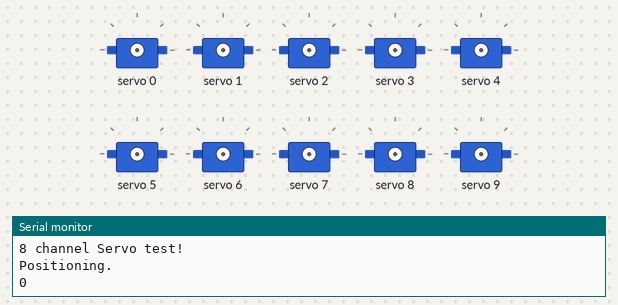
Simulated run of this sketch. Board: Arduino Uno, built with avr-gcc and run on an emulated ATmega328P. Parts: 10 × servo, the last lines printed to the serial monitor.

Above: at 0.05 s.
At 2.05 s:
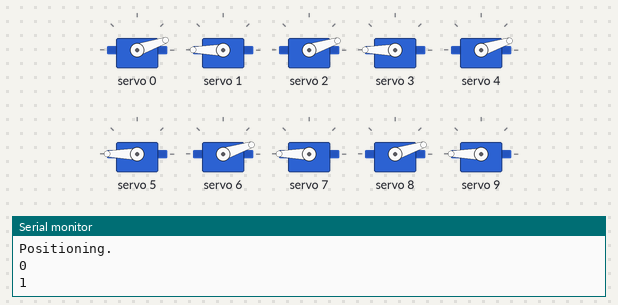
At 4.15 s:
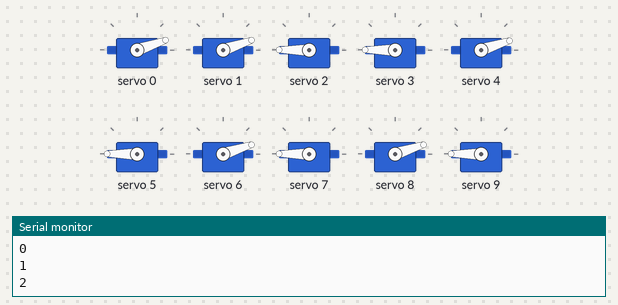
At 8.35 s:
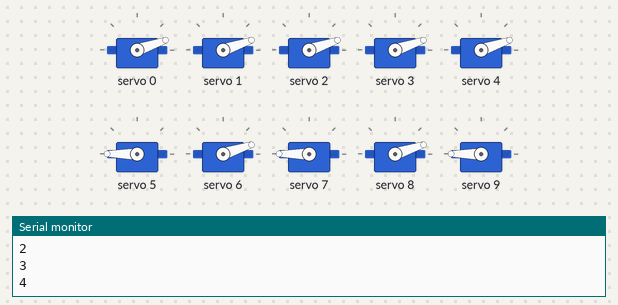
At 12.45 s:
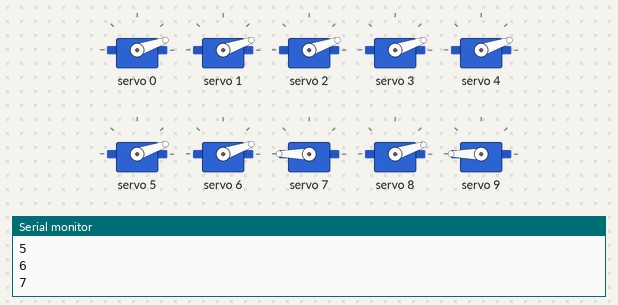
At 16.65 s:
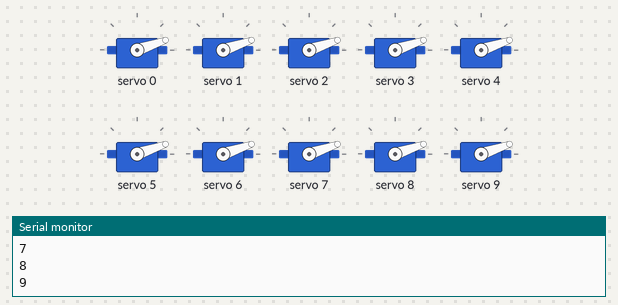
Timing chart, 0 to 21.8 s (numbered marks = the images above):
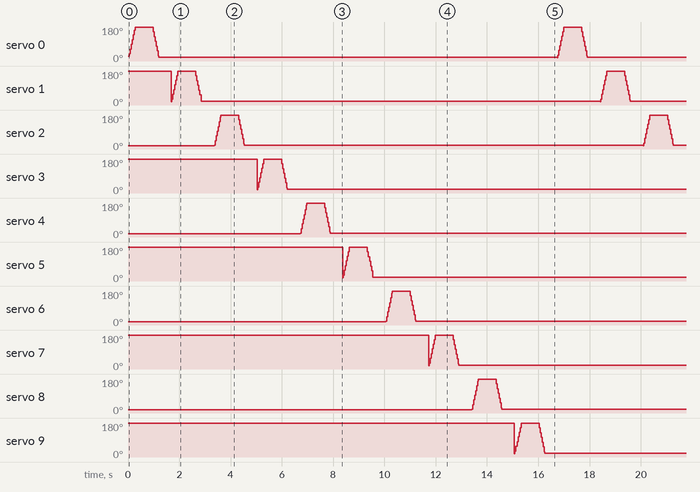

The sketch:

servo.ino
```cpp
#include <Wire.h>
#include <Adafruit_PWMServoDriver.h>

// called this way, it uses the default address 0x40
Adafruit_PWMServoDriver pwm = Adafruit_PWMServoDriver();

#define SERVOMIN  150 // This is the 'minimum' pulse length count (out of 4096)
#define SERVOMAX  600 // This is the 'maximum' pulse length count (out of 4096)
#define USMIN  600 // This is the rounded 'minimum' microsecond length based on the minimum pulse of 150
#define USMAX  2400 // This is the rounded 'maximum' microsecond length based on the maximum pulse of 600
#define SERVO_FREQ 50 // Analog servos run at ~50 Hz updates

// our servo # counter
uint8_t servonum = 0;


#define thumb = 0

#define thumb1 = 1

#define thumb2 = 2

#define thumb3 = 3

#define thumb4 = 4


#define indexFinger = 0

#define indexFinger1 = 1

#define indexFinger2 = 2

#define indexFinger3 = 3

#define indexFinger4 = 4


#define middleFinger = 0

#define middleFinger1 = 1

#define middleFinger2 = 2

#define middleFinger3 = 3

#define middleFinger4 = 4


#define ringFinger = 0

#define ringFinger1 = 1

#define ringFinger2 = 2

#define ringFinger3 = 3

#define ringFinger4 = 4


#define littleFinger = 0

#define littleFinger1 = 1

#define littleFinger2 = 2

#define littleFinger3 = 3

#define littleFinger4 = 4


static const int servo_index_thumb[] =         { 0, 1};
static const int servo_index_indexFinger[] =   { 2, 3};
static const int servo_index_middleFinger[] =  { 4, 5};
static const int servo_index_ringFinger[] =    { 6, 7};
static const int servo_index_littleFinger[] =  { 8, 9};


void move_a_finger(int servo_index[], int set_position){
  int position1; int position2;
  position1 = 150+set_position;
  position2 = 600-set_position;
  pwm.setPWM(servo_index[0], 0, position1);
  pwm.setPWM(servo_index[1], 0, position2);
  }

void init_position()
{
  int position0 = 0;
  move_a_finger(servo_index_thumb, position0);
  move_a_finger(servo_index_indexFinger, position0);
  move_a_finger(servo_index_middleFinger, position0);
  move_a_finger(servo_index_ringFinger, position0);
  move_a_finger(servo_index_littleFinger, position0);

}


void setup() {
  Serial.begin(9600);
  Serial.println("8 channel Servo test!");

  pwm.begin();

  pwm.setOscillatorFrequency(27000000);
  pwm.setPWMFreq(SERVO_FREQ);  // Analog servos run at ~50 Hz updates

  delay(10);


  init_position();
  Serial.println("Positioning.");
}

// You can use this function if you'd like to set the pulse length in seconds
// e.g. setServoPulse(0, 0.001) is a ~1 millisecond pulse width. It's not precise!
void setServoPulse(uint8_t n, double pulse) {
  double pulselength;

  pulselength = 1000000;   // 1,000,000 us per second
  pulselength /= SERVO_FREQ;   // Analog servos run at ~60 Hz updates
  Serial.print(pulselength); Serial.println(" us per period");
  pulselength /= 4096;  // 12 bits of resolution
  Serial.print(pulselength); Serial.println(" us per bit");
  pulse *= 1000000;  // convert input seconds to us
  pulse /= pulselength;
  Serial.println(pulse);
  pwm.setPWM(n, 0, pulse);
}


void loop() {
  // Drive each servo one at a time using setPWM()
  Serial.println(servonum);
  for (uint16_t pulselen = SERVOMIN; pulselen < SERVOMAX; pulselen++) {
    pwm.setPWM(servonum, 0, pulselen);
  }

  delay(500);
  for (uint16_t pulselen = SERVOMAX; pulselen > SERVOMIN; pulselen--) {
    pwm.setPWM(servonum, 0, pulselen);
  }

  delay(500);

  servonum++;
  if (servonum > 9) servonum = 0; // Testing the first 8 servo channels
}
```

Measured:
- by itself, servo 1, servo 3: repeats every 16.7 s: 31° 0.04 s, 56° 0.04 s, 81° 0.04 s, 106° 0.04 s, 131° 0.04 s, 156° 0.04 s, 180° 0.66 s, 179° 0.04 s, 154° 0.04 s, 129° 0.04 s, 104° 0.04 s, 79° 0.04 s, 54° 0.04 s, 29° 0.02 s, 19° 15.6 s, 18° 0.02 s
